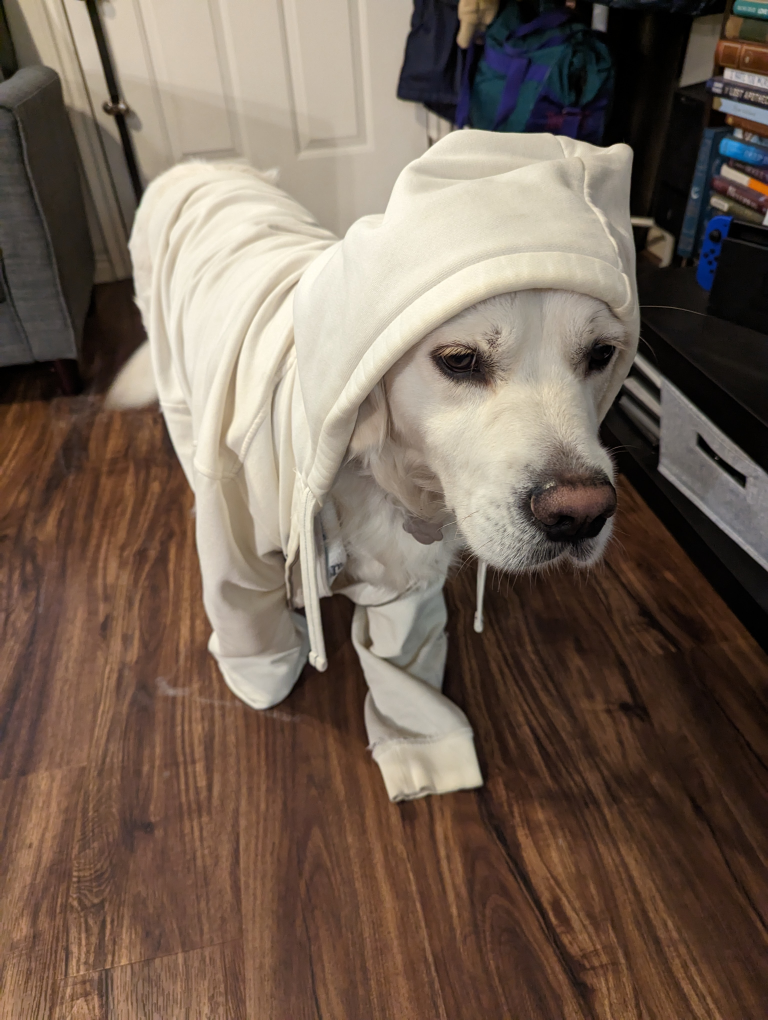
#> input picture imgs/cosmo.jpg, 3072 x 4080 px (shown at 1/4 size)
$ python ascii_gradient_canny.py imgs/cosmo.jpg
#> lines starting #> are read from the running program, lines starting #| are printed output that depends on the picture; long printed decimals are rounded
import cv2 as cv
import numpy as np
import sys

if len(sys.argv) == 1:
    print("You need to pass this program an argument, like this:")
    print("python3 ascii_gradient_canny.py image.jpg")
    exit()
img = cv.imread(sys.argv[1])
#> img is the input picture: shape (4080, 3072, 3); mean B, G, R 86.8, 100, 116.8

ASCII_WIDTH = 200 #change this to change how many characters wide it is
height_over_width = np.shape(img)[0]/np.shape(img)[1]
#> height_over_width = 1.33
ASCII_HEIGHT = int(ASCII_WIDTH * height_over_width) // 2 #because characters are around 2x as high as wide
#> ASCII_HEIGHT = 132

bw = cv.cvtColor(img, cv.COLOR_BGR2GRAY)
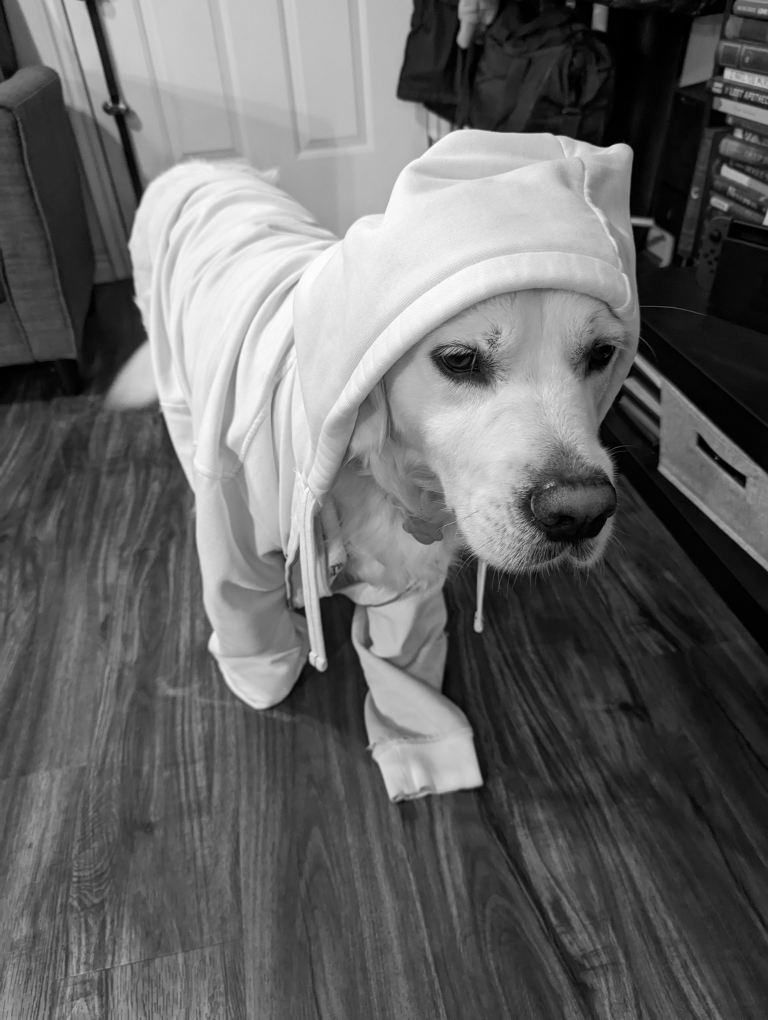
#> bw: shape (4080, 3072) (shown at 1/4 size); min 0, max 254, mean 103.5

bw = cv.GaussianBlur(bw, (5, 5), -1)

bw_small = cv.resize(bw, (ASCII_WIDTH, ASCII_HEIGHT))
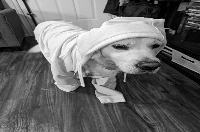
#> bw_small: shape (132, 200); min 0, max 252, mean 103.4
bw_small_can = cv.Canny(bw_small, 50, 200)
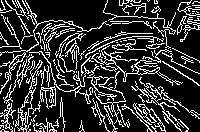
#> bw_small_can: shape (132, 200); 20.5% white in thin lines or dots


grad = np.gradient(bw_small_can) #first is up down, 2nd is left to right
#> grad = 2 items
print(np.shape(grad))
#| (2, 132, 200)
angle = np.angle(grad[1] + 1j * grad[0]) * 180 / np.pi
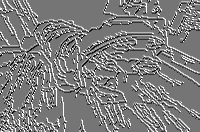
#> angle: shape (132, 200) float64; min -153.4, max 180, mean 12.6; drawn with min black and max white
angle = angle + 179
print(np.shape(angle))
#| (132, 200)
print(np.max(angle), np.min(angle))
#| 359.0 25.565

brushes = "|/-\\|/-\\|"
outstr = ''

for i in range(len(bw_small)):
    for j in range(len(bw_small[0])):
        if bw_small_can[i,j] == 0:
            outstr += ' '
        else:
            outstr += brushes[int(angle[i,j]*len(brushes))//360]
    outstr += '\n'
#> this loop made 132 passes


cv.imshow('lol', bw_small_can)
cv.imshow('lol2', bw_small)


cv.waitKey(-1)

file = open('trash_can.txt', 'w')
file.write(outstr)
file.close()

print("you can find your ascii art in trash_can.txt")
